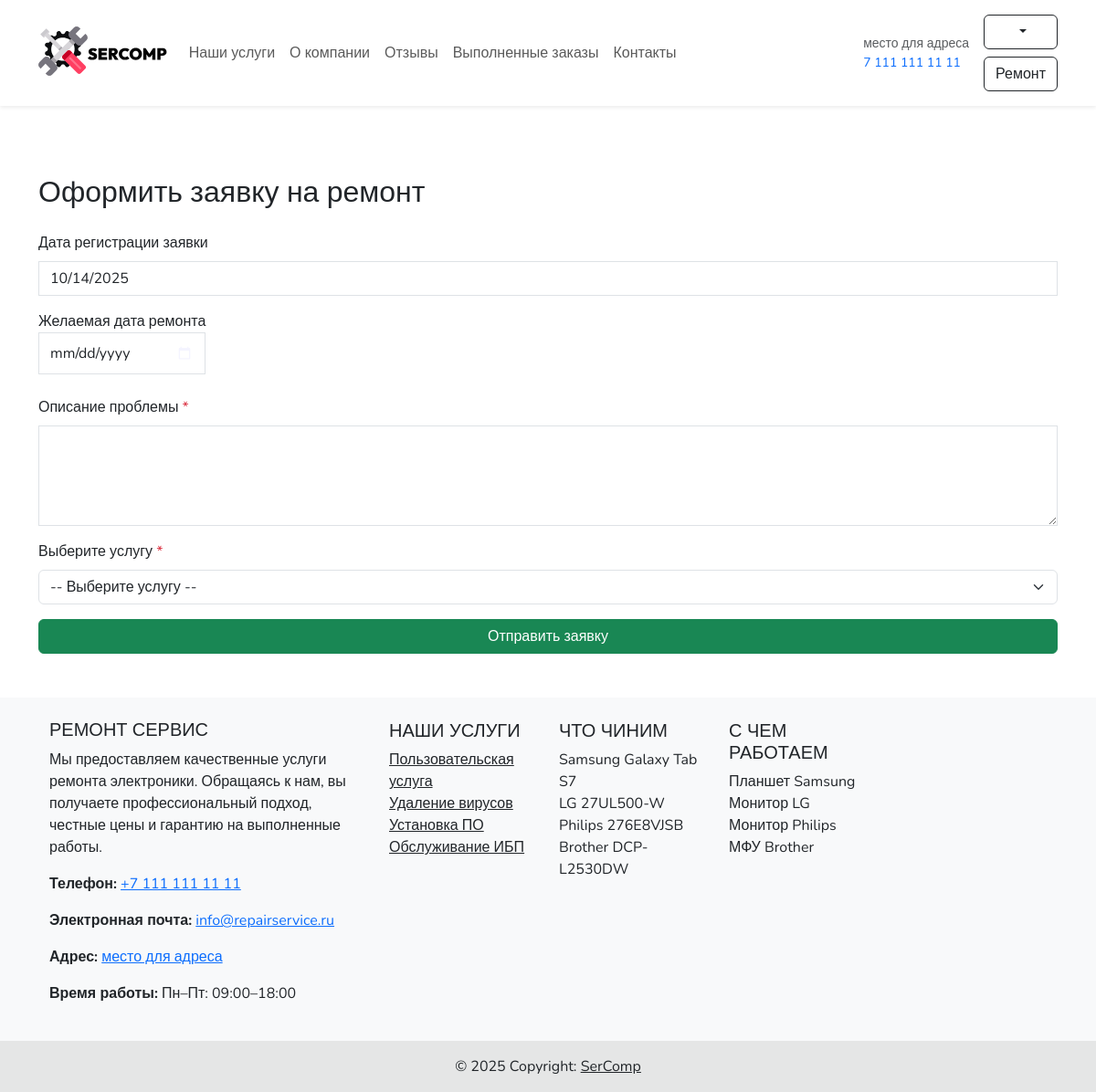
Screenshot of /request/index.php (signed in) with the database file from the repository.
### tables this page shows
CREATE TABLE IF NOT EXISTS `Service` (
  `Id` INT NOT NULL AUTO_INCREMENT,
  `Name` VARCHAR(55) NOT NULL,
  `Price` DECIMAL(10,2) NOT NULL,
  `About` VARCHAR(100) NOT NULL,
  `Short_desc` VARCHAR(255) NOT NULL,
  `Full_desc` TEXT NOT NULL,
  PRIMARY KEY (`Id`)
);

CREATE TABLE IF NOT EXISTS `Model` (
  `Id` INT NOT NULL AUTO_INCREMENT,
  `Name` VARCHAR(55) NOT NULL,
  `Year` YEAR NOT NULL,
  PRIMARY KEY (`Id`)
);

CREATE TABLE IF NOT EXISTS `Device` (
  `Id` INT NOT NULL AUTO_INCREMENT,
  `Name` VARCHAR(55) NOT NULL,
  `Description` TEXT NOT NULL,
  `Model_id` INT DEFAULT NULL,
  `Serial_num` VARCHAR(55) NOT NULL,
  PRIMARY KEY (`Id`),
  KEY `Model_id` (`Model_id`),
  CONSTRAINT `Device_ibfk_1` FOREIGN KEY (`Model_id`) REFERENCES `Model` (`Id`)
);

### request/index.php (the view, shortened to what this page needs)
<?php
include __DIR__ . '/../include/header.php';
include __DIR__ . '/../include/message.php';
    ?>
    <?php
$success = false;
?>
<div class="container py-5">
    <h2 class="mb-4">Оформить заявку на ремонт</h2>
    <?php if ($success): ?>
        <div class="alert alert-success">
            Заявка успешно отправлена! Мы свяжемся с вами.
        </div>
        <a href="<?= $base_url ?>/index.php" class="btn btn-primary">На главную</a>
    <?php else: ?>
        <form method="post" class="mt-4">
            <div class="mb-3">
                <label for="register_date" class="form-label">Дата регистрации заявки</label>
                <input type="date" id="register_date" name="register_date" class="form-control" value="<?= date('Y-m-d') ?>" readonly>
            </div>
            <div class="mb-3">
                <label class="form-label" for="what_date">
                    Желаемая дата ремонта
                    <input type="date" id="what_date" name="what_date" class="form-control date" value="<?= htmlspecialchars($_POST['what_date'] ?? '') ?>">
                </label>
            </div>
            <div class="mb-3">
                <label for="desc_problem" class="form-label">Описание проблемы <span class="text-danger">*</span></label>
                <textarea id="desc_problem" name="desc_problem" class="form-control" rows="4" maxlength="155" required><?= htmlspecialchars($_POST['desc_problem'] ?? '') ?></textarea>
            </div>
            <div class="mb-3">
                <label for="service" class="form-label">Выберите услугу <span class="text-danger">*</span></label>
                <select id="service" name="service" class="form-select" required>
                    <option value="">-- Выберите услугу --</option>
                </select>
            </div>
            <button type="submit" class="btn btn-success w-100">Отправить заявку</button>
        </form>
    <?php endif; ?>
</div>
<?php include __DIR__ . '/../include/footer.php'; ?>

### include/footer.php (shortened to what this page needs)
<?php
$query_services = $pdo->prepare("SELECT Id, Name FROM Service ORDER BY Id DESC LIMIT 4");
$query_services->execute();
$services = $query_services->fetchAll(PDO::FETCH_ASSOC);
$query_models = $pdo->prepare("SELECT Id, Name FROM Model ORDER BY Id DESC LIMIT 4");
$query_models->execute();
$models = $query_models->fetchAll(PDO::FETCH_ASSOC);
$query_devices = $pdo->prepare("SELECT Id, Name FROM Device ORDER BY Id DESC LIMIT 4");
$query_devices->execute();
$devices = $query_devices->fetchAll(PDO::FETCH_ASSOC);
?>
<footer class="footer bg-light text-center text-lg-start">
    <div class="container p-4">
        <div class="row">
            <div class="col-lg-4 col-md-6 mb-4 mb-md-0">
                <h5 class="text-uppercase mooli-regular">Ремонт Сервис</h5>
                <p>
                    Мы предоставляем качественные услуги ремонта электроники. Обращаясь к нам, вы получаете профессиональный подход, честные цены и гарантию на выполненные работы.
                </p>
                <p><strong>Телефон:</strong> <a href="tel:+71111111111">+7 111 111 11 11</a></p>
                <p><strong>Электронная почта:</strong> <a href="mailto:info@repairservice.ru">info@repairservice.ru</a></p>
                <p><strong>Адрес:</strong> <a href="https://yandex.ru/maps/?text=запрос к яндексу" target="_blank">место для адреса</a></p>
                <p><strong>Время работы:</strong> Пн–Пт: 09:00–18:00</p>
            </div>
            <div class="col-lg-2 col-md-6 mb-4 mb-md-0">
                <h5 class="text-uppercase comfortaa-regular">Наши услуги</h5>
                <ul class="list-unstyled mb-0">
                    <?php
                    foreach ($services as $service) {
                        echo "<li><a href='$base_url/our-service/' class='text-dark'>{$service['Name']}</a></li>";
                    }
                    ?>
                </ul>
            </div>
            <div class="col-lg-2 col-md-6 mb-4 mb-md-0">
                <h5 class="text-uppercase comfortaa-regular">Что чиним</h5>
                <ul class="list-unstyled mb-0">
                    <?php
                    foreach ($models as $model) {
                        echo "<li class='text-dark'>{$model['Name']}</a></li>";
                    }
                    ?>
                </ul>
            </div>
            <div class="col-lg-2 col-md-6 mb-4 mb-md-0">
                <h5 class="text-uppercase comfortaa-regular">С чем работаем</h5>
                <ul class="list-unstyled mb-0">
                    <?php
                    foreach ($devices as $device) {
                        echo "<li class='text-dark'>{$device['Name']}</a></li>";
                    }
                    ?>
                </ul>
            </div>
        </div>
    </div>
    <div class="text-center p-3" style="background-color: rgba(0, 0, 0, 0.08);">
        © 2025 Copyright:
        <a class="text-dark" href="<?= $base_url ?>">SerComp</a>
    </div>
</footer>
</body>

### static/css/header.css (style rules this page uses)
html, body { font-family: "Nunito", sans-serif; font-weight: 400; font-style: normal; font-optical-sizing: auto; }
.form-control { border-radius: 0; }
.comfortaa-regular { font-family: "Comfortaa", sans-serif; font-optical-sizing: auto; font-weight: 400; font-style: normal; }
.container.py-5 { width: 100%; height: 100%; }

### request/index.php (style rules this page uses)
.date { width: 100%; padding: 10px 12px; cursor: pointer; }

### rows the page displays
service: Name "Пользовательская услуга"
service: Name "Удаление вирусов"
service: Name "Установка ПО"
service: Name "Обслуживание ИБП"
model: Name "Samsung Galaxy Tab S7"
model: Name "LG 27UL500-W"
model: Name "Philips 276E8VJSB"
model: Name "Brother DCP-L2530DW"
device: Name "Планшет Samsung"
device: Name "Монитор LG"
device: Name "Монитор Philips"
device: Name "МФУ Brother"
